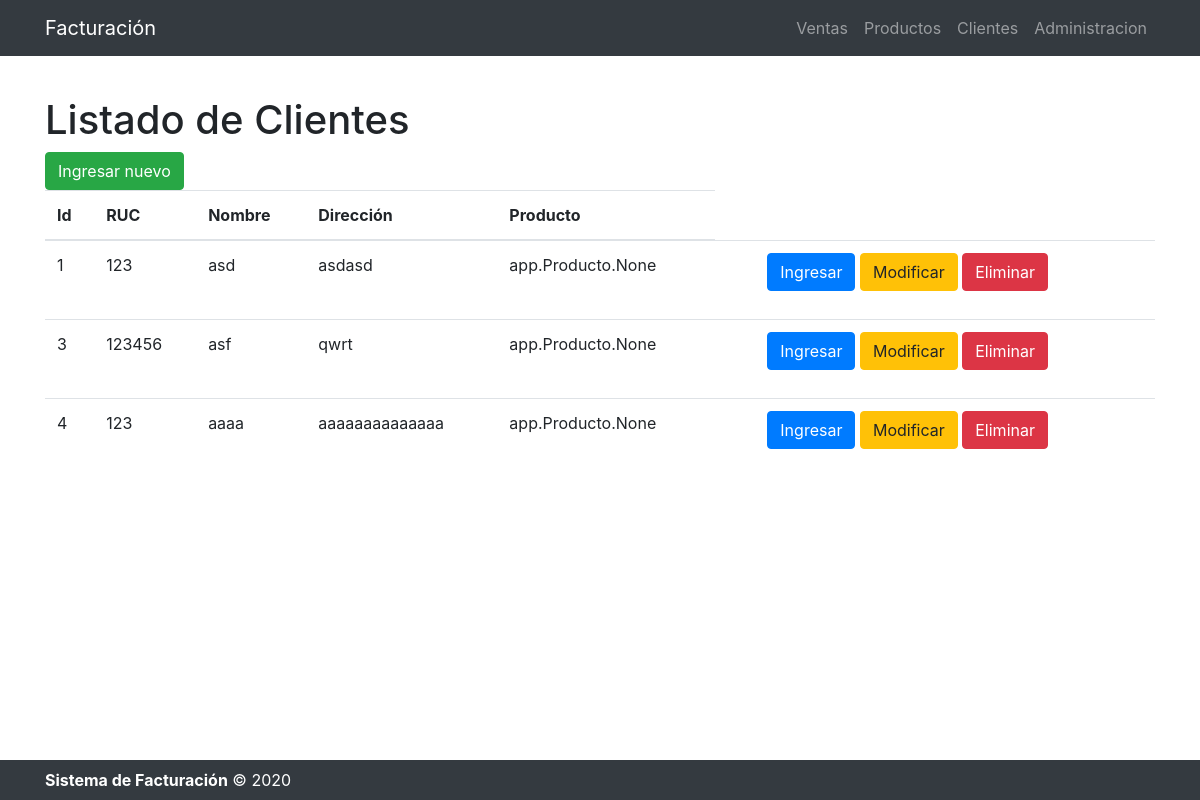
The page /listarcliente/ on the database its author committed.
### app/models.py (models this page shows, shortened)
class Cliente(models.Model):
    ruc = models.CharField(max_length=13)
    nombre = models.CharField(max_length=300)
    direccion = models.TextField(blank=True, null=True)
    producto = models.ManyToManyField(Producto)
    class Meta:
        verbose_name = 'Cliente'
        verbose_name_plural = 'Clientes'

### app/views.py (the view)
# urls.py: path('listarcliente/', listarCliente, name='listarCliente'),
def listarCliente(request):
    clientes = Cliente.objects.all()
    opciones = {'Ventas': 'Ventas',
                'Producto': 'Productos',
                'Cliente': 'Clientes',
                'Administracion': 'Administracion',
                'clientes': clientes}
    return render(request, 'listar_clientes.html', opciones)

### app/templates/listar_clientes.html (shortened to what this page needs)
<!DOCTYPE html>
<html lang="es">
<head>
    {% load static %}
    <link href="{% static 'bootstrap/css/bootstrap.min.css' %}" rel="stylesheet">
    <link rel="stylesheet" href="https://stackpath.bootstrapcdn.com/bootstrap/4.5.2/css/bootstrap.min.css">
    <link href="{% static 'bootstrap/css/bootstrap.min.css' %}" rel="stylesheet">
</head>
<body>
<nav class="navbar navbar-expand-lg navbar-dark bg-dark fixed-top">
    <div class="container">
        <a class="navbar-brand" href="#">Facturación</a>
        <div class="collapse navbar-collapse" id="navbarResponsive">
            <ul class="navbar-nav ml-auto">
                <li class="nav-item">
                    <a class="nav-link" href="/">{{ Ventas}}</a>
                </li>
                <li class="nav-item">
                    <a class="nav-link" href="/listarproducto">{{Producto}}</a>
                </li>
                <li class="nav-item">
                    <a class="nav-link" href="/listarcliente">{{Cliente}}</a>
                </li>
                <li class="nav-item">
                    <a class="nav-link" href="/admin">{{Administracion}}</a>
                </li>
            </ul>
        </div>
    </div>
</nav>
<br><br><br><br>
<div class="container">
    <h1>Listado de {{Cliente}}</h1>
    <l1><a class="btn btn-success" href="/cliente">Ingresar nuevo</a></l1>
        <table class="table table-hover ">
            <thead>
                <tr>
                    <th>Id</th>
                    <th>RUC</th>
                    <th>Nombre</th>
                    <th>Dirección</th>
                    <th>Producto</th>
                </tr>
            </thead>
            <body>
                {% for cliente in clientes %}
                <tr>
                    <td>{{ cliente.id }}</td>
                    <td>{{ cliente.ruc }}</td>
                    <td>{{ cliente.nombre }}</td>
                    <td>{{ cliente.direccion }}</td>
                    <td>{{ cliente.producto }}</td>
                    <td>
                        <ul>
                            <l1><a class="btn btn-primary" href="{% url 'cliente' %}">Ingresar</a></l1>
                            <l1><a class="btn btn-warning btn-xs" href="{% url 'editarCliente' cliente.id %}">Modificar</a></l1>
                            <l1><a class="btn btn-danger btn-xs" href="{% url 'eliminarCliente' cliente.id %}">Eliminar</a></l1>
                        </ul>
                    </td>
                </tr>
                {% endfor %}
            </body>
        </table>
</div>
<br><br><br><br>
<footer class="py-2 bg-dark" style="bottom: 0; position:fixed; width:100%;">
    <div class="container">
        <p class="m-0 text-left text-white"><b>Sistema de Facturación</b> &copy; 2020</p>
    </div>
</footer>
</body>
</html>

### rows shown on the page
Cliente: id "1", ruc "123", nombre "asd", direccion "asdasd", producto "app.Producto.None"
Cliente: id "3", ruc "123456", nombre "asf", direccion "qwrt", producto "app.Producto.None"
Cliente: id "4", ruc "123", nombre "aaaa", direccion "aaaaaaaaaaaaaa", producto "app.Producto.None"

### other values the page prints
{{ Ventas }} "Ventas"
{{ Producto }} "Productos"
{{ Cliente }} "Clientes"
{{ Administracion }} "Administracion"
